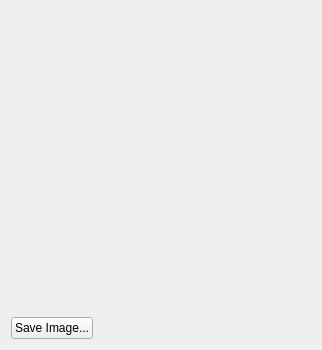
<?xml version="1.0" encoding="UTF-8"?>
<ui version="4.0">
 <class>SimpleLine2DPlot</class>
 <widget class="QWidget" name="SimpleLine2DPlot">
  <property name="geometry">
   <rect>
    <x>0</x>
    <y>0</y>
    <width>308</width>
    <height>338</height>
   </rect>
  </property>
  <property name="minimumSize">
   <size>
    <width>0</width>
    <height>0</height>
   </size>
  </property>
  <property name="windowTitle">
   <string>Form</string>
  </property>
  <layout class="QGridLayout" name="gridLayout_2">
   <item row="0" column="0">
    <widget class="QWidget" name="plotwidget" native="true">
     <property name="sizePolicy">
      <sizepolicy hsizetype="Minimum" vsizetype="Minimum">
       <horstretch>0</horstretch>
       <verstretch>0</verstretch>
      </sizepolicy>
     </property>
     <property name="minimumSize">
      <size>
       <width>300</width>
       <height>300</height>
      </size>
     </property>
    </widget>
   </item>
   <item row="1" column="0">
    <layout class="QGridLayout" name="gridLayout">
     <item row="0" column="0">
      <widget class="QPushButton" name="saveimageButton">
       <property name="text">
        <string>Save Image...</string>
       </property>
      </widget>
     </item>
     <item row="0" column="1">
      <spacer name="horizontalSpacer">
       <property name="orientation">
        <enum>Qt::Horizontal</enum>
       </property>
       <property name="sizeHint" stdset="0">
        <size>
         <width>40</width>
         <height>20</height>
        </size>
       </property>
      </spacer>
     </item>
    </layout>
   </item>
  </layout>
  <action name="actionExit">
   <property name="text">
    <string>Exit</string>
   </property>
   <property name="toolTip">
    <string>Exit</string>
   </property>
  </action>
 </widget>
 <resources/>
 <connections/>
</ui>
